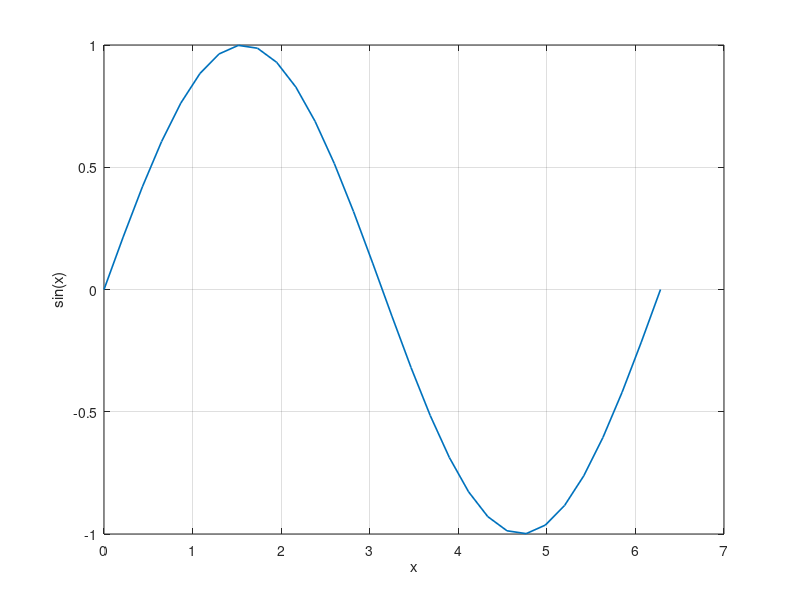
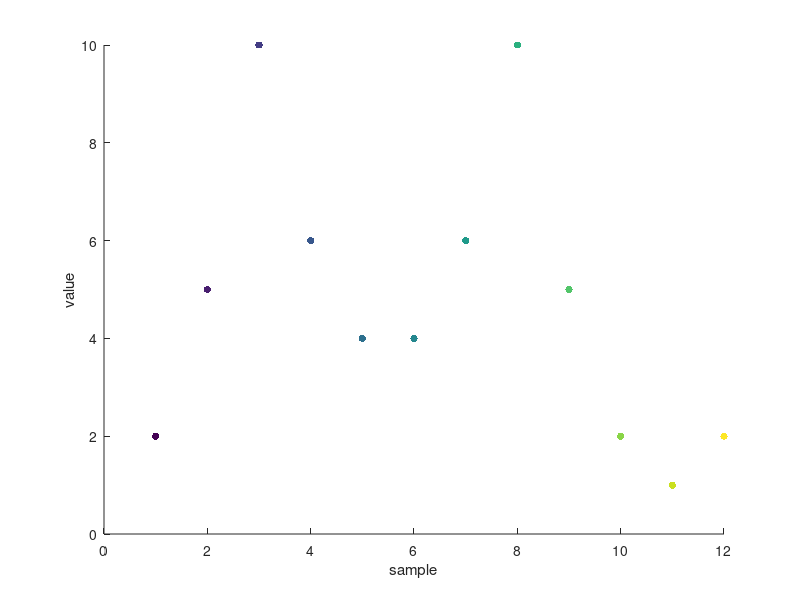
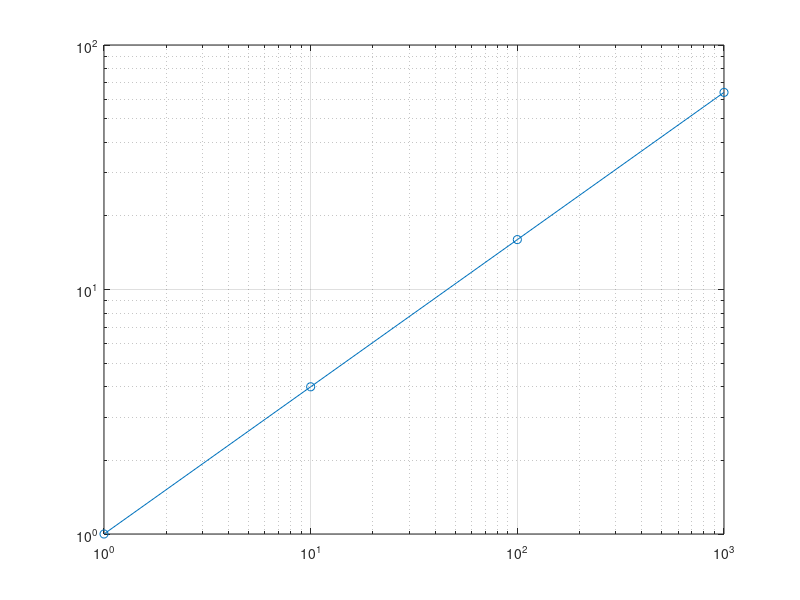
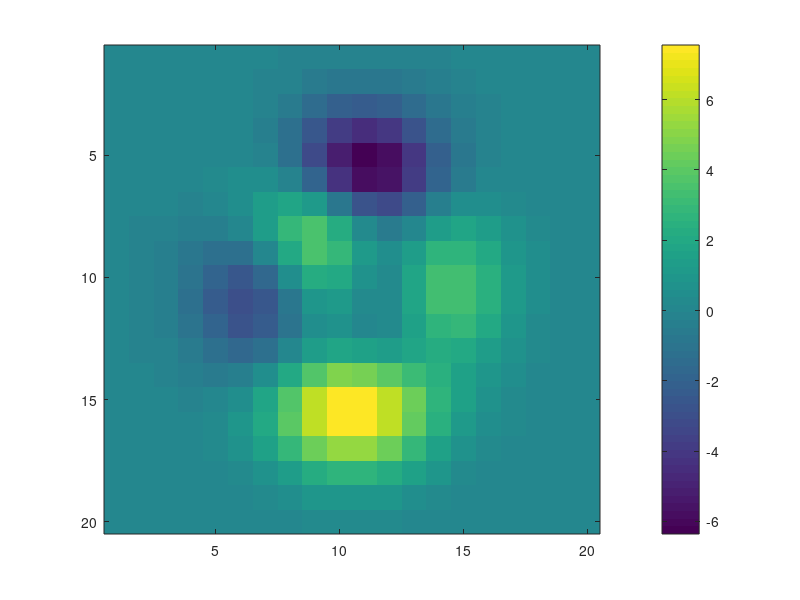

Recreate these plots in MATLAB, in order.
function generateM1ATexFixtures(outputDirectory)
%GENERATEM1ATEXFIXTURES Export the small M1A TeX compilation matrix.
% The function records export failures separately from TeX engine failures.

    if nargin < 1 || isempty(outputDirectory)
        outputDirectory = fullfile(fileparts(mfilename('fullpath')), ...
                                   'output', 'm1a-tex');
    end
    if ~exist(outputDirectory, 'dir')
        mkdir(outputDirectory);
    end

    addpath(fullfile(fileparts(mfilename('fullpath')), '..', 'src'));
    cases = {@plotLine, @plotScatter, @plotLogAxis, @plotImage, ...
             @plotSurface, @plotUnicode};
    names = {'line', 'scatter', 'log-axis', 'image', 'surface', 'unicode'};
    resultFile = fullfile(outputDirectory, 'export-results.tsv');
    fid = fopen(resultFile, 'w');
    if fid < 0
        error('m2t:m1a:ResultFile', 'Cannot open %s.', resultFile);
    end
    closeResult = onCleanup(@() fclose(fid));
    fprintf(fid, 'case\tstatus\tmessage\n');

    for k = 1:numel(cases)
        status = 'PASS';
        message = '';
        fig = [];
        try
            fig = figure('visible', 'off');
            cases{k}();
            matlab2tikz(fullfile(outputDirectory, [names{k} '.tex']), ...
                        'figurehandle', fig, 'standalone', true, ...
                        'showInfo', false);
        catch err
            status = 'EXPORT FAILURE';
            message = err.message;
        end
        if ~isempty(fig) && ishandle(fig)
            close(fig);
        end
        message = strrep(strrep(message, sprintf('\r'), ' '), sprintf('\n'), ' ');
        fprintf(fid, '%s\t%s\t%s\n', names{k}, status, message);
        fprintf('M1A_EXPORT|%s|%s|%s\n', names{k}, status, message);
    end
end

function plotLine()
    x = linspace(0, 2*pi, 30);
    plot(x, sin(x), 'LineWidth', 1.2);
    xlabel('x'); ylabel('sin(x)'); grid on;
end

function plotScatter()
    x = 1:12;
    scatter(x, mod(x.^2, 11) + 1, 28, x, 'filled');
    xlabel('sample'); ylabel('value');
end

function plotLogAxis()
    loglog([1 10 100 1000], [1 4 16 64], '-o');
    grid on;
end

function plotImage()
    imagesc(peaks(20));
    colorbar;
end

function plotSurface()
    [x, y, z] = peaks(20);
    surf(x, y, z);
    shading interp;
end

function plotUnicode()
    plot(0:4, (0:4).^2);
    title('Resistance Ω and angle α', 'interpreter', 'none');
    xlabel('length μm', 'interpreter', 'none');
end
